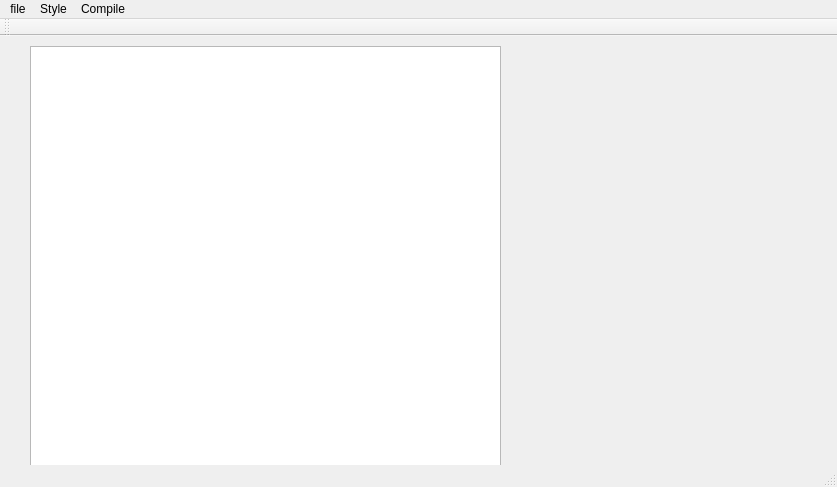
<?xml version="1.0" encoding="UTF-8"?>
<ui version="4.0">
 <class>MainWindow</class>
 <widget class="QMainWindow" name="MainWindow">
  <property name="geometry">
   <rect>
    <x>0</x>
    <y>0</y>
    <width>837</width>
    <height>487</height>
   </rect>
  </property>
  <property name="windowTitle">
   <string>MainWindow</string>
  </property>
  <widget class="QWidget" name="centralWidget">
   <widget class="QTextEdit" name="textEdit">
    <property name="geometry">
     <rect>
      <x>30</x>
      <y>10</y>
      <width>471</width>
      <height>441</height>
     </rect>
    </property>
   </widget>
  </widget>
  <widget class="QMenuBar" name="menuBar">
   <property name="geometry">
    <rect>
     <x>0</x>
     <y>0</y>
     <width>837</width>
     <height>22</height>
    </rect>
   </property>
   <widget class="QMenu" name="menufile">
    <property name="title">
     <string>file</string>
    </property>
    <addaction name="actionOpen"/>
    <addaction name="actionSave"/>
    <addaction name="actionCreate"/>
    <addaction name="Compile"/>
    <addaction name="actionRun"/>
   </widget>
   <widget class="QMenu" name="Font_Style">
    <property name="title">
     <string>Style</string>
    </property>
    <addaction name="Change_Font_Style"/>
    <addaction name="Change_Font_Size"/>
    <addaction name="Change_Font_Color"/>
    <addaction name="Change_Text_Backqround_Color"/>
    <addaction name="separator"/>
    <addaction name="Change_Background_Color"/>
   </widget>
   <widget class="QMenu" name="del">
    <property name="title">
     <string>Compile</string>
    </property>
   </widget>
   <addaction name="menufile"/>
   <addaction name="Font_Style"/>
   <addaction name="del"/>
  </widget>
  <widget class="QToolBar" name="mainToolBar">
   <attribute name="toolBarArea">
    <enum>TopToolBarArea</enum>
   </attribute>
   <attribute name="toolBarBreak">
    <bool>false</bool>
   </attribute>
  </widget>
  <widget class="QStatusBar" name="statusBar"/>
  <action name="actionOpen">
   <property name="text">
    <string>Open</string>
   </property>
  </action>
  <action name="actionSave">
   <property name="text">
    <string>Save</string>
   </property>
  </action>
  <action name="actionCreate">
   <property name="text">
    <string>Create</string>
   </property>
  </action>
  <action name="Change_Font_Style">
   <property name="text">
    <string>Change Font Style</string>
   </property>
  </action>
  <action name="Change_Font_Size">
   <property name="text">
    <string>Change Font Size</string>
   </property>
  </action>
  <action name="Change_Font_Color">
   <property name="text">
    <string>Change Font Color</string>
   </property>
  </action>
  <action name="Change_Background_Color">
   <property name="text">
    <string>Change Background Color</string>
   </property>
  </action>
  <action name="Change_Text_Backqround_Color">
   <property name="text">
    <string>Change Backqround Text Color</string>
   </property>
  </action>
  <action name="Compile">
   <property name="text">
    <string>Compile</string>
   </property>
  </action>
  <action name="actionRun">
   <property name="text">
    <string>Run</string>
   </property>
  </action>
 </widget>
 <layoutdefault spacing="6" margin="11"/>
 <resources/>
 <connections/>
</ui>
